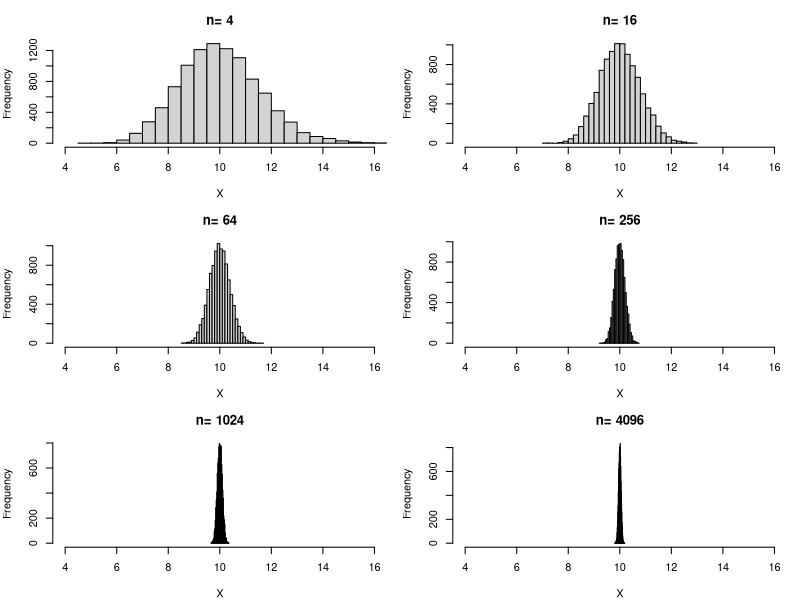

R code for this plot: (Note: this script raises an error after producing the figure.)
## demonstration of central limit theorem

sample_sizes <- c(4,4^2,4^3,4^4,4^5,4^6)

no_sim<- 10000

X <- rep(0,no_sim)

shape <- 10

par(mfrow=c(3,2), mar=c(4,4,3,1))
for(n in sample_sizes)
{
    for(i_sim in 1:no_sim) X[i_sim] <- mean( rgamma(n,shape=shape,scale=1) )
    
    hist(X,xlim=c(4,16),nclass=30,main=paste("n=",n))
}

#### an application of monte carlo method in estimating pi

# n is the number of samples drawn uniformly from the rectangle (-1,1)  * (-1,1)
# an estimate of pi is returned
pi_est_mc <- function(n)
{
    #X and Y are independent, each with marginal distribution unif(-1,1)
    X <- runif(n,-1,1)
    Y <- runif(n,-1,1)
    
    Z <- 4 * (X^2 + Y^2 <= 1)
    mu <- mean (Z)
    error <- 1.96 * sd (Z) /sqrt (n)
    list (pi.est = mu, error.95perc = error, ci.95perc = mu + c(-error, error))
}  

pi_est_mc (100)
pi_est_mc (10000)
pi_est_mc (100000)
pi_est_mc (10000000)
pi_est_mc (100000000) ## caution: don't increase n further, it may crash your computer
